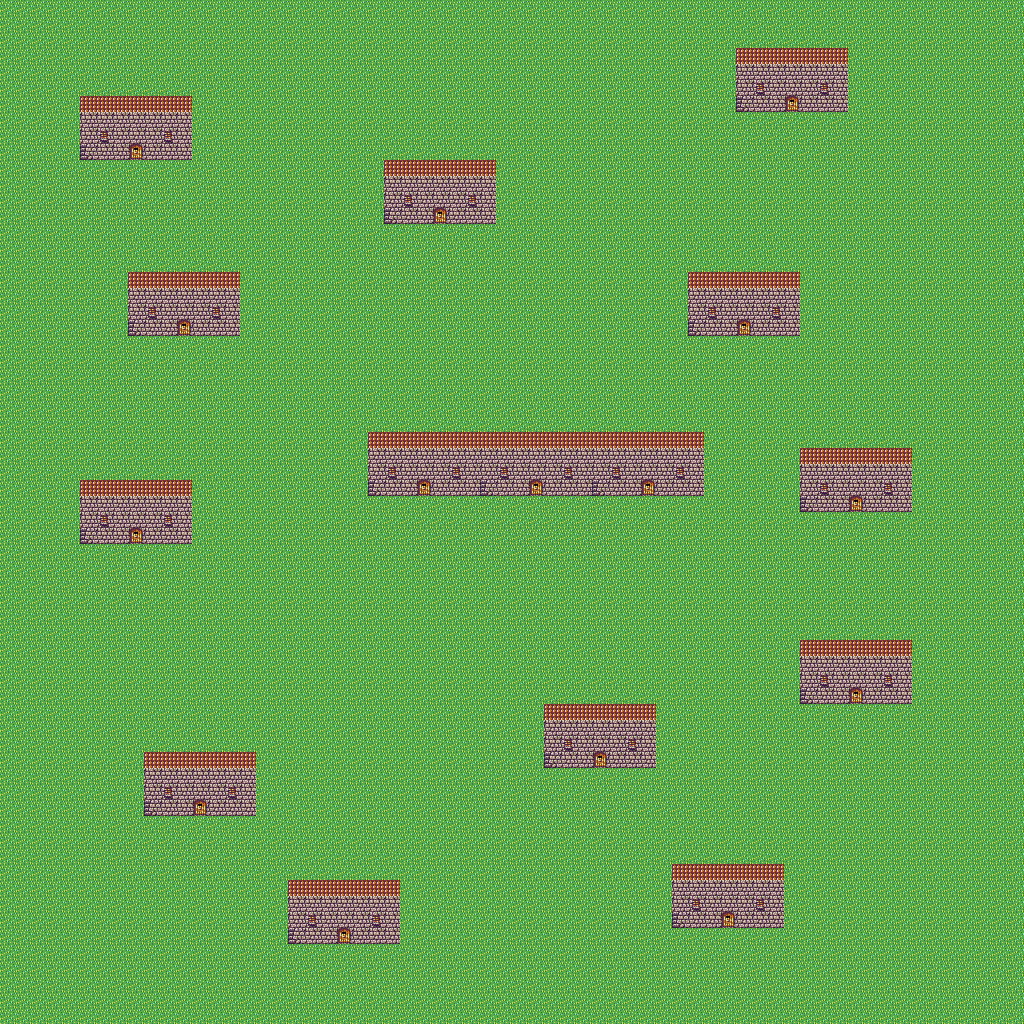

Below is a game level as drawn by its tile map, then a one-line description and the .tmx that defines it (tile-layer data replaced by summaries):
An orthogonal 64x64 tile map with 16x16 px tiles, 1 tile layer (Tile Layer 1).

<map version="1.0" orientation="orthogonal" renderorder="right-down" width="64" height="64" tilewidth="16" tileheight="16" nextobjectid="1">
 <tileset firstgid="1" name="town" tilewidth="16" tileheight="16">
  <image source="img/town_tiles.png" width="160" height="48" />
 </tileset>
 <layer name="Tile Layer 1" width="64" height="64">
  <data>[4096 cells, 4096 non-empty, 6 distinct tile ids]</data>
 </layer>
</map>
